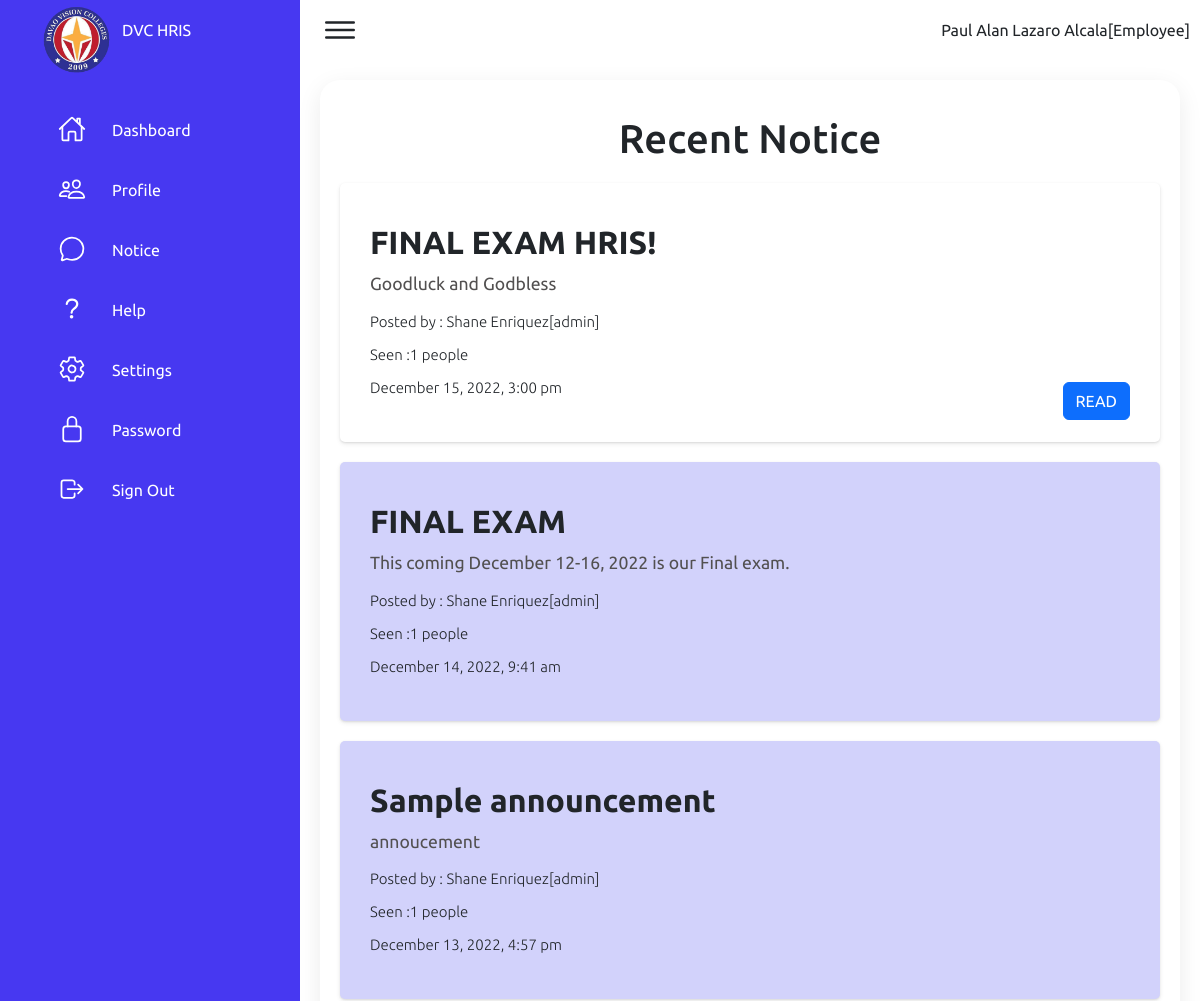
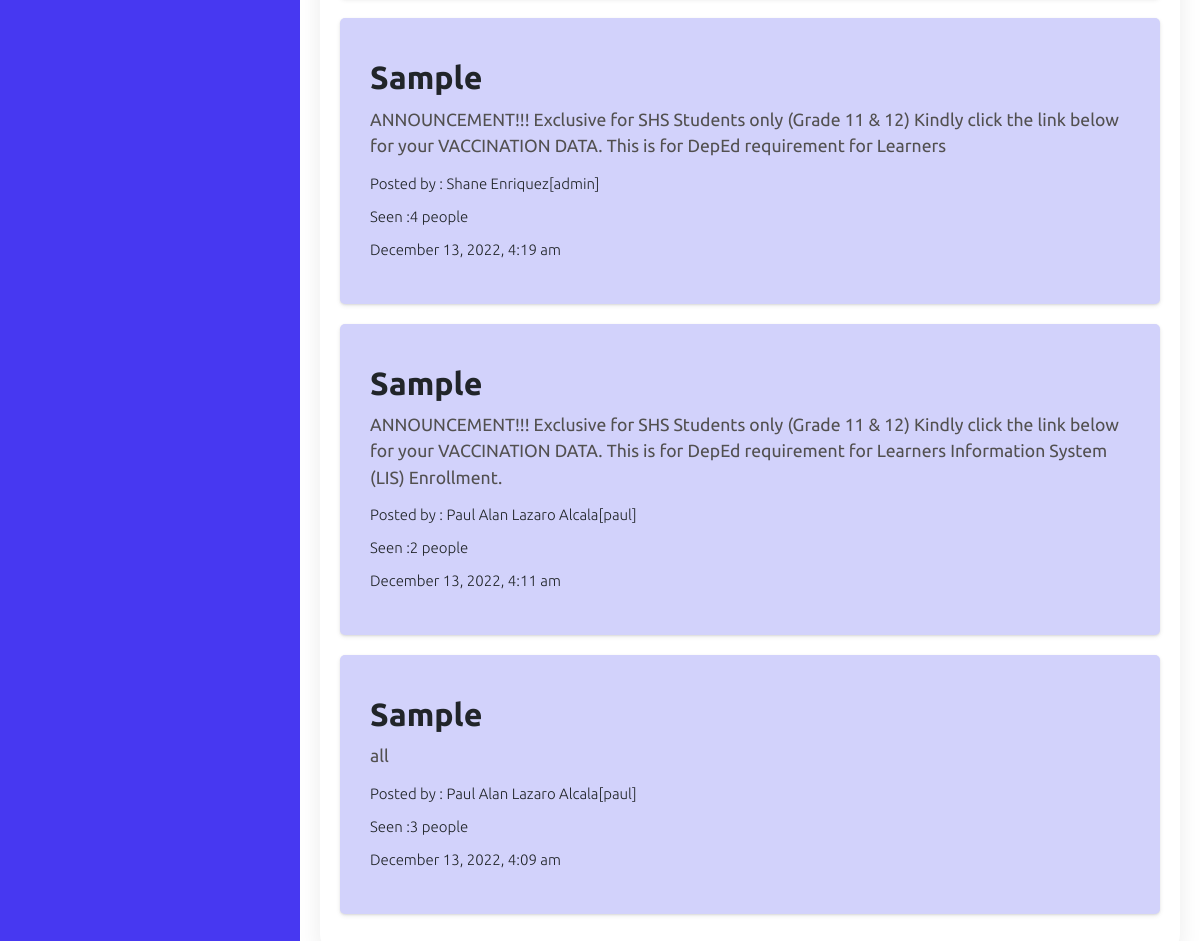
The app's page /employeepages/notice.php (signed in) with its own data (2 pictures, top to bottom).
### tables this page shows
CREATE TABLE `notice_table` (
  `id` int(20) NOT NULL,
  `message` text NOT NULL,
  `dateposted` text NOT NULL,
  `archive` int(10) NOT NULL,
  `noticeread` text NOT NULL,
  `noticeposterid` int(20) NOT NULL,
  `title` varchar(100) NOT NULL
);

CREATE TABLE `user_table` (
  `id` int(10) NOT NULL,
  `user_type` int(10) NOT NULL,
  `fullname` text NOT NULL,
  `email` varchar(40) NOT NULL,
  `user_name` varchar(20) NOT NULL,
  `password` varchar(20) NOT NULL,
  `birthday` date NOT NULL,
  `date_employed` date NOT NULL,
  `educ_attainment` text NOT NULL,
  `employment_record` text NOT NULL,
  `gender` varchar(10) NOT NULL,
  `status` int(10) NOT NULL,
  `archive` int(10) NOT NULL,
  `phone_number` varchar(13) NOT NULL,
  `department` varchar(20) NOT NULL,
  `designation` varchar(20) NOT NULL
);

### employeepages/noticeposted.php (the view, shortened to what this page needs)
<div id="container">
        <h1>Recent Notice</h1>
<?php
include "../connect.php";
$session = $_SESSION['id'];
$sql = "SELECT * FROM  notice_table WHERE archive = 0 ORDER BY id DESC";
$result = $conn->query($sql);
if ($result->num_rows > 0) {
while ($row = $result->fetch_assoc()) {
    $currentuserid = $row['noticeposterid'];
    $sql1 = "SELECT * FROM user_table WHERE id='$currentuserid'";
    $result1 = $conn->query($sql1);
    if ($result1->num_rows > 0) {
        while ($row1 = $result1->fetch_assoc()) {
		 $string = $row['noticeread'];
		 $string = ltrim($string, '-');
		 $str_arr =explode("-", $string);
         $myid =$session;
?>
       <form action="noticereader.php" method="post">
        <div type="submit" name="readnotice" class="content" style="background-color:<?php
			for ($x = 0; $x < count($str_arr); $x++) {
				if($str_arr[$x]==$myid){
					   echo "#d2d2fb";
			   break;
				}
			  }
			?>;" id="cont">
            <h2><?php echo $row['title']; ?></h2>
            <p><?php echo $row['message']; ?></p>
            <h4>Posted by : <?php echo $row1['fullname'];?>[<?php echo $row1['user_name'];?>]</h4>
            <h4>Seen :<?php echo count($str_arr); ?> people</h4>
            <h4><?php echo $row['dateposted']; ?> </h4>
			<button type="submit" name="readnotice" id="bt" style="display:
			<?php
			for ($x = 0; $x < count($str_arr); $x++) {
				if($str_arr[$x]==$myid){
			   break;
				}
			  }
			?>;" class="btn btn-primary">READ</button>
        </div>
		</form>
<?php
}
}
}
}
?>
    </div>

### employeepages/assets/css/style.css (style rules this page uses)
* { font-family: "Ubuntu", sans-serif; margin: 0; padding: 0; box-sizing: border-box; }
:root { --blue: #4738f1; --white: #fff; --gray: #f5f5f5; --black1: #222; --black2: #999; }
body { min-height: 100vh; overflow-x: hidden; }

### employeepages/noticeposted.php (style rules this page uses)
#bt { float:right; position: relative; bottom:30px; }
h1 { text-align: center; margin: 15px 0; }
.content { width: 100%; max-width: 100%; min-height: 250px; background: chartreuse; margin: 20px 0; background-color: #fff; box-shadow: 0px 1px 2px rgba(50, 50, 50, .1), 0px 2px 4px rgba(60, 60, 60, 0.1); border-radius: 5px; padding: 30px; }
.content h2 { font-weight: 800; margin: 10px 0; }
.content p { margin: 10px 0; color: rgb(82, 80, 80); font-size: 1.1rem; }
.content h4 { font-weight: 90; margin: 15px 0; font-size: 15px; }

### records on screen
notice_table: title "FINAL EXAM HRIS!", message "Goodluck and Godbless", noticeread "1", dateposted "December 15, 2022, 3:00 pm"
user_table: fullname "Shane Enriquez", user_name "admin"
notice_table: title "FINAL EXAM", message "This coming December 12-16, 2022 is our Final exam.", noticeread "1", dateposted "December 14, 2022, 9:41 am"
notice_table: title "Sample announcement", message "annoucement", noticeread "1", dateposted "December 13, 2022, 4:57 pm"
notice_table: title "Sample", message "ANNOUNCEMENT!!! Exclusive for SHS Students only (Grade 11 & 12) Kindly click the link below for your VACCINATION DATA. This is for DepEd requirement for Learners", noticeread "4", dateposted "December 13, 2022, 4:19 am"
notice_table: title "Sample", message "ANNOUNCEMENT!!! Exclusive for SHS Students only (Grade 11 & 12) Kindly click the link below for your VACCINATION DATA. This is for DepEd requirement for Learners Information System (LIS) Enrollment.", noticeread "2", dateposted "December 13, 2022, 4:11 am"
user_table: fullname "Paul Alan Lazaro Alcala", user_name "paul"
notice_table: title "Sample", message "all", noticeread "3", dateposted "December 13, 2022, 4:09 am"

### other values on screen
$sessionfullname "Paul Alan Lazaro Alcala"
